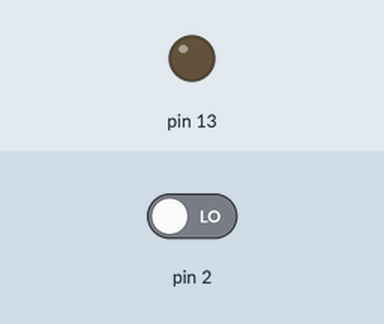
A sketch run on a simulated Arduino Uno, built with avr-gcc and run on an emulated ATmega328P. Parts: output pins drawn as LEDs (lit = HIGH). Dashed ring = blinking. The test bench sets the inputs (shaded band); at power-on: pin 2 LOW.

Above: at 1.2 s.
1.3 s: pin 2 driven HIGH
At 1.7 s:
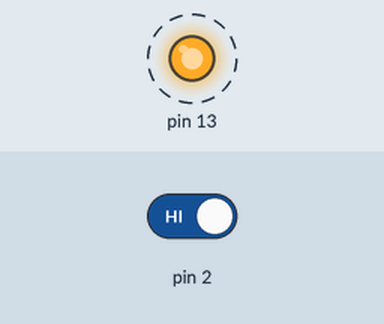
4.3 s: pin 2 driven LOW
At 4.8 s:
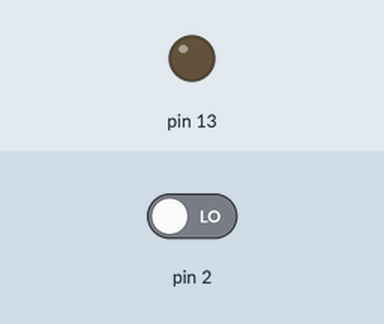
Timing chart, 0 to 7.3 s (numbered marks = the images above; inputs shaded):
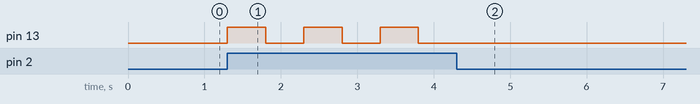

The sketch:

sketch_sep18a.ino
```cpp
void setup() {
  DDRB |= (1 << DDB5);
  DDRD &= ~(1 << DDD2);
}

void loop() {
 if (PIND & (1 << PIND2)) {
    PORTB ^= (1 << PORTB5);
    delay(500);
    }
}
```

Measured:
- after the input at 1.3 s, pin 13: alternates HIGH for 0.50 s and LOW for 0.50 s, starting at once
- after the input at 4.3 s, pin 13: stops changing and stays LOW
